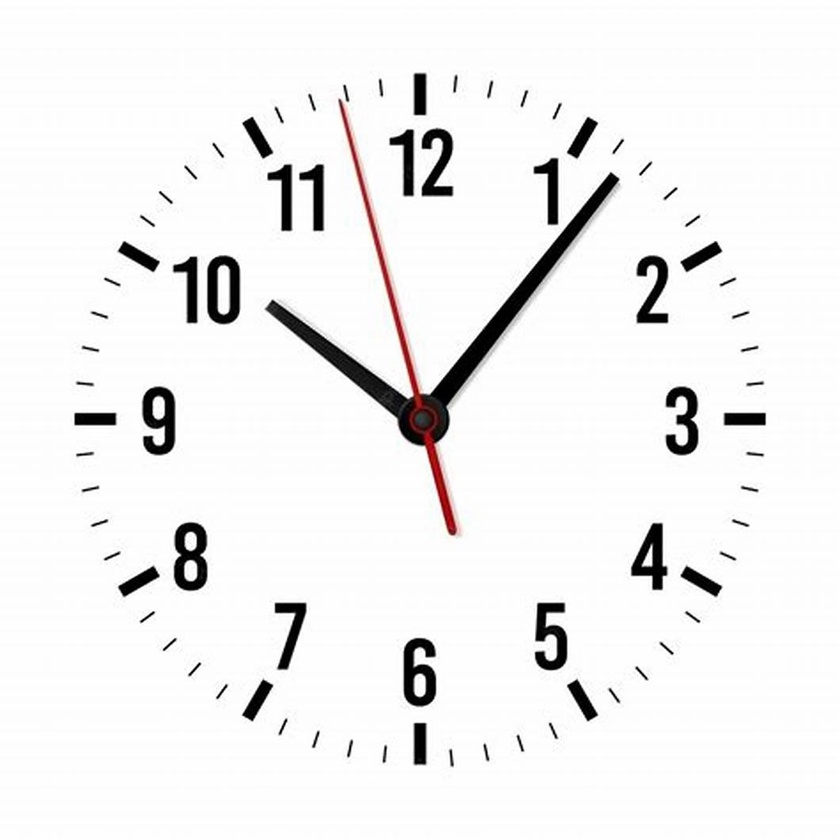
#> input picture 2da Evaluzacion Cordova Gadiel/Reforazamiento/RELOJ4.jpg, 840 x 840 px, shrunk from 1060 x 1060 before the run
$ jupyter execute Reforzamiento2.ipynb
#> lines starting #> are read from the running program, lines starting #| are printed output that depends on the picture
Cod relog

[cell 1]
import cv2
import numpy as np
import matplotlib.pyplot as plt

def numero_a_palabra(numero):
    palabras = ["cero", "una", "dos", "tres", "cuatro", "cinco", "seis", "siete", "ocho", "nueve", "diez",
                "once", "doce", "trece", "catorce", "quince", "dieciséis", "diecisiete", "dieciocho",
                "diecinueve", "veinte", "veintiuno", "veintidós", "veintitrés", "veinticuatro",
                "veinticinco", "veintiséis", "veintisiete", "veintiocho", "veintinueve"]
    if numero < 30:
        return palabras[numero]
    elif numero < 60:
        decenas = ["treinta", "cuarenta", "cincuenta"]
        base = decenas[(numero // 10) - 3]
        resto = numero % 10
        if resto == 0:
            return base
        else:
            return f"{base} y {palabras[resto]}"
    else:
        return str(numero)

def hora_en_palabras(hora, minutos):
    en_punto = ["en punto", "y cinco", "y diez", "y cuarto", "y veinte", "y veinticinco", "y media"]
    menos = ["menos veinticinco", "menos veinte", "menos cuarto", "menos diez", "menos cinco"]

    if minutos == 0:
        return f"{numero_a_palabra(hora)} en punto"
    elif minutos == 15:
        return f"{numero_a_palabra(hora)} y cuarto"
    elif minutos == 30:
        return f"{numero_a_palabra(hora)} y media"
    elif minutos == 45:
        siguiente_hora = (hora + 1) % 12 or 12
        return f"{numero_a_palabra(siguiente_hora)} menos cuarto"
    elif 1 <= minutos < 30:
        return f"{numero_a_palabra(hora)} y {numero_a_palabra(minutos)}"
    elif 31 <= minutos < 60:
        siguiente_hora = (hora + 1) % 12 or 12
        return f"{numero_a_palabra(siguiente_hora)} menos {numero_a_palabra(60 - minutos)}"
    else:
        return f"{numero_a_palabra(hora)} y {numero_a_palabra(minutos)}"


imagen_bgr = cv2.imread('RELOJ4.jpg')
#> imagen_bgr is the input picture: shape (840, 840, 3); mean B, G, R 240.3, 240.3, 240.8
imagen_rgb = cv2.cvtColor(imagen_bgr,cv2.COLOR_BGR2RGB)

gris = cv2.cvtColor(imagen_bgr, cv2.COLOR_BGR2GRAY)
gris = cv2.GaussianBlur(gris, (5, 5), 1)
gris = cv2.equalizeHist(gris)
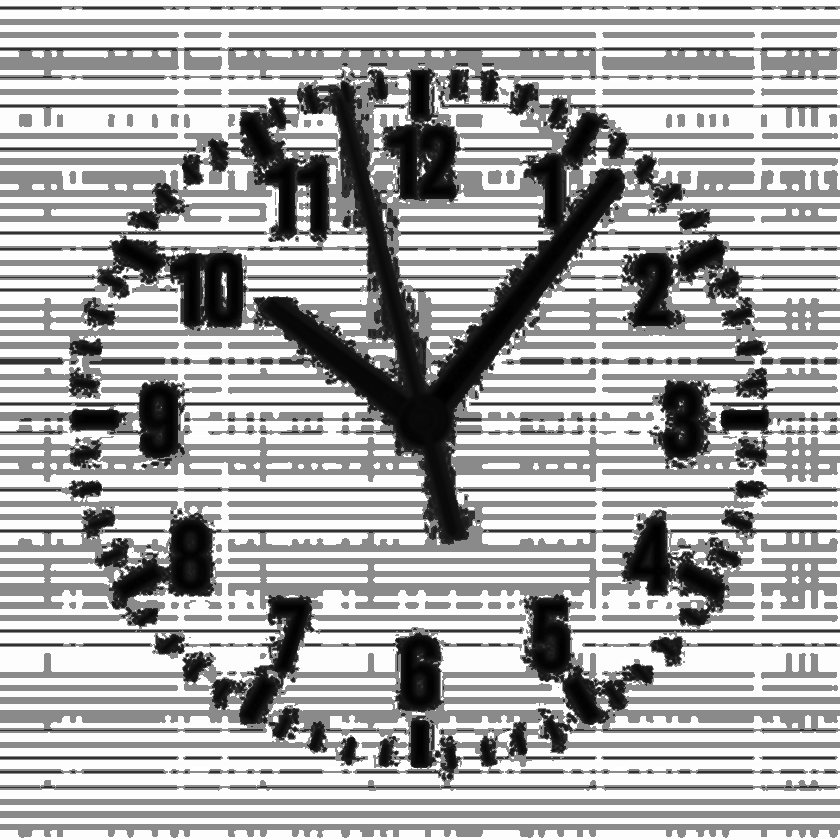
#> gris: shape (840, 840); min 0, max 255, mean 170

imgNorm=cv2.normalize(gris,None,0,255,cv2.NORM_MINMAX).astype(np.uint8)

bordes = cv2.Canny(imgNorm, 50, 150)
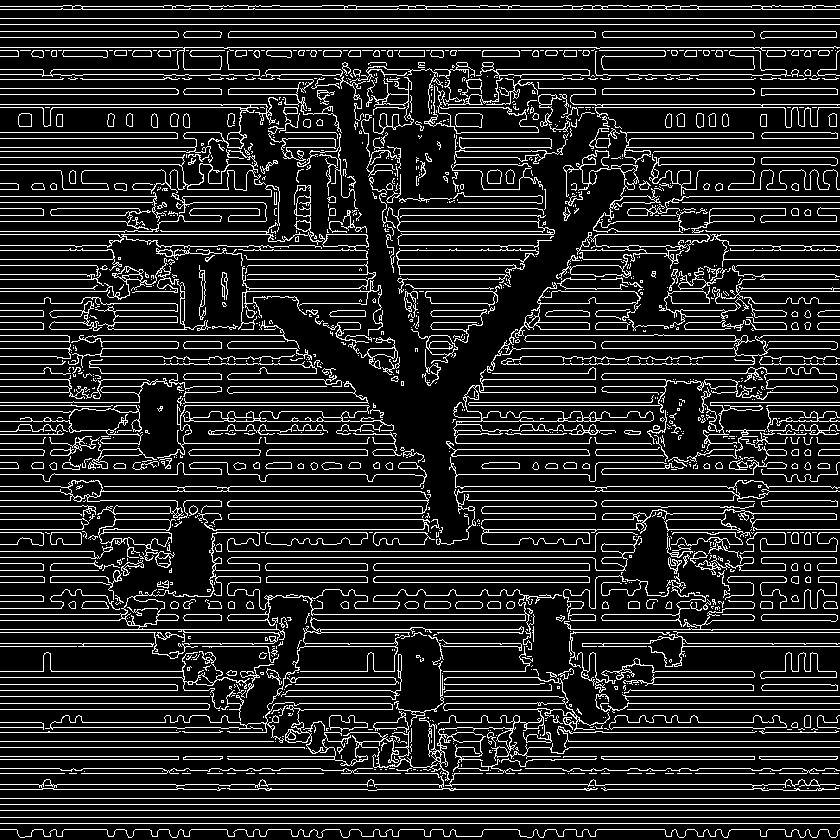
#> bordes: shape (840, 840); 14.6% white in thin lines or dots

# Detección de líneas
lineas = cv2.HoughLinesP(bordes, 1, np.pi/180, threshold=80, minLineLength=50, maxLineGap=10)
#> lineas = 461 rows, first 6: [0, 798, 839, 798], [0, 37, 836, 37], [0, 50, 839, 50], [0, 47, 839, 47], [0, 823, 839, 823], [0, 9, 839, 9]


centro_x = imagen_bgr.shape[1] // 2
#> centro_x = 420
centro_y = imagen_bgr.shape[0] // 2
#> centro_y = 420

def calcular_angulo(x1, y1, x2, y2):
    dist1 = np.hypot(x1 - centro_x, y1 - centro_y)
    dist2 = np.hypot(x2 - centro_x, y2 - centro_y)
    if dist1 > dist2:
        dx = x1 - centro_x
        dy = centro_y - y1
    else:
        dx = x2 - centro_x
        dy = centro_y - y2
    angulo = np.degrees(np.arctan2(dy, dx))
    angulo = (90 - angulo) % 360
    return angulo

manecillas = []
if lineas is not None:
    for linea in lineas:
        x1, y1, x2, y2 = linea[0]
        longitud = np.hypot(x2 - x1, y2 - y1)
        distancia_centro = min(np.hypot(x1 - centro_x, y1 - centro_y),np.hypot(x2 - centro_x, y2 - centro_y))
        # LINEAS CENTRO
        if distancia_centro < 100 and 30 < longitud < 300:
            angulo = calcular_angulo(x1, y1, x2, y2)
            manecillas.append({
                'puntos': (x1, y1, x2, y2),
                'longitud': longitud,
                'angulo': angulo
            })
#> this loop made 461 passes
#> (x1, y1, x2, y2, longitud, distancia_centro, dist1 in calcular_angulo, dist2 in calcular_angulo) on passes 8, 17, 26, 39: (456, 500, 737, 500, 281, 87.73, 87.73, 326.9), (230, 486, 423, 486, 193, 66.07, 201.1, 66.07), (230, 513, 428, 513, 198, 93.34, 211.5, 93.34), (454, 491, 736, 491, 282, 78.72, 78.72, 323.9)
#> (x1, y1, x2, y2, longitud, distancia_centro, angulo) on passes 69, 71, 77, 78, 85, 90: (451, 455, 666, 455, 215, 46.75, 98.1), (177, 405, 375, 405, 198, 47.43, 273.5), (168, 386, 352, 386, 184, 76.03, 277.7), (178, 443, 394, 443, 216, 34.71, 264.6), (93, 379, 333, 379, 240, 96.18, 277.1), (453, 421, 650, 421, 197, 33.02, 90.25)
#> after the loop, manecillas = 31 items

if len(manecillas) >= 3:
     # CORTO LARGO
    manecillas.sort(key=lambda x: x['longitud'])
    horario = manecillas[3]
#> horario = {'puntos': (367, 454, 367, 400), 'longitud': 54, 'angulo': 237.3}
    minutero = manecillas[2]
#> minutero = {'puntos': (378, 491, 429, 491), 'longitud': 51, 'angulo': 210.6}
    segundero = manecillas[-5]
#> segundero = {'puntos': (178, 443, 394, 443), 'longitud': 216, 'angulo': 264.6}

    hora = int((horario['angulo'] / 30) % 12)
#> hora = 7
    minutos = int((minutero['angulo'] / 6) % 60)
#> minutos = 35
    segundos = int((segundero['angulo'] / 6) % 60)
#> segundos = 44

    fraccion_hora = (horario['angulo'] / 30) % 12
#> fraccion_hora = 7.91
    if abs(fraccion_hora - hora) > 0.5:
        hora = (hora + 1) % 12
#> hora = 8

    imagen_resultado = imagen_rgb.copy()
    cv2.circle(imagen_resultado, (centro_x, centro_y), 5, (0, 0, 255), -1)
#> imagen_resultado: shape (840, 840, 3); mean R, G, B 240.8, 240.3, 240.3
    cv2.line(imagen_resultado, (horario['puntos'][0], horario['puntos'][1]), (horario['puntos'][2], horario['puntos'][3]), (0, 0, 255), 5)  # hora azul
    cv2.line(imagen_resultado, (minutero['puntos'][0], minutero['puntos'][1]), (minutero['puntos'][2], minutero['puntos'][3]), (0, 255, 0), 5)  # minutos verde
    cv2.line(imagen_resultado, (segundero['puntos'][0], segundero['puntos'][1]), (segundero['puntos'][2], segundero['puntos'][3]), (255, 0, 0), 2)  # segundos rojo
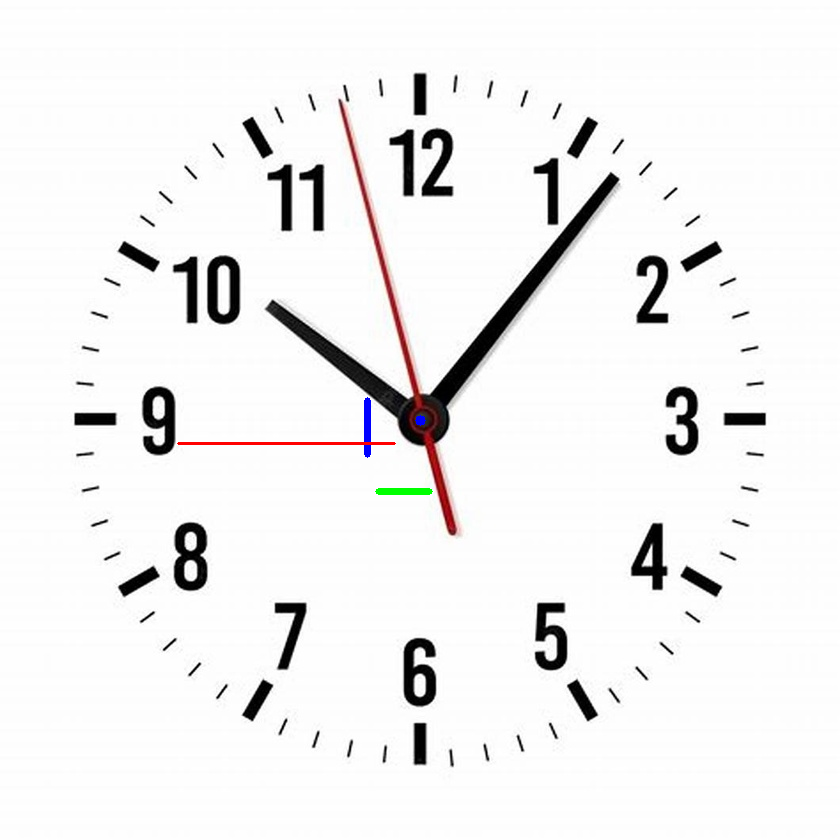
#> imagen_resultado: shape (840, 840, 3); mean R, G, B 240.6, 239.9, 239.9

    plt.figure(figsize=(10, 10))
    plt.imshow(imagen_resultado)
    hora_literal = hora_en_palabras(hora, minutos)
#> in hora_en_palabras, `siguiente_hora = (hora + 1) % 12 or 12`: siguiente_hora = 9
#> hora_literal = 'nueve menos veinticinco'
    segundos_literal = f"{numero_a_palabra(segundos)} segundos"
#> segundos_literal = 'cuarenta y cuatro segundos'

    plt.title(f'Hora: {hora}:{minutos:02d}:{segundos:02d}\n {hora_literal.capitalize()} con {segundos_literal}')
    plt.show()

$ run again, with 2da Evaluzacion Cordova Gadiel/Reforazamiento/RELOJ2.jpg copied over 2da Evaluzacion Cordova Gadiel/Reforazamiento/RELOJ4.jpg
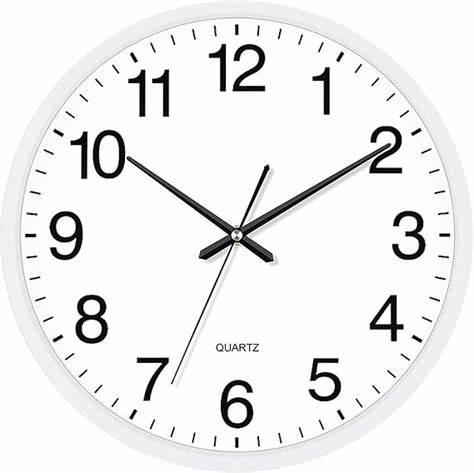
#> input picture 2da Evaluzacion Cordova Gadiel/Reforazamiento/RELOJ2.jpg, 474 x 473 px
#> imagen_bgr is the input picture: shape (473, 474, 3); mean B, G, R 237.6, 237.5, 237.5
#> `bordes = cv2.Canny(imgNorm, 50, 150)`:
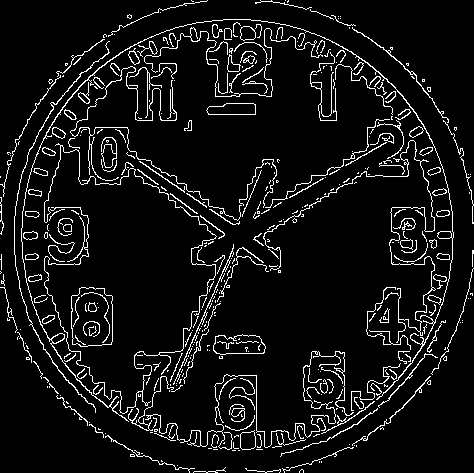
#> bordes: shape (473, 474); 7.4% white in thin lines or dots
#> lineas = 19 rows, first 6: [169, 391, 233, 248], [128, 162, 224, 234], [130, 155, 233, 224], [254, 218, 402, 132], [172, 391, 233, 254], [167, 386, 224, 257]
#> the loop `for linea in lineas:` made 19 passes
#> (x1, y1, x2, y2, longitud, distancia_centro, dist1 in calcular_angulo, dist2 in calcular_angulo) on passes 1, 2, 3, 4, 5, 6, 7, 9: (169, 391, 233, 248, 156.7, 12.65, 169.3, 12.65), (128, 162, 224, 234, 120, 13.15, 131.7, 13.15), (130, 155, 233, 224, 124, 12.65, 134.2, 12.65), (254, 218, 402, 132, 171.2, 24.76, 24.76, 195), (172, 391, 233, 254, 150, 18.44, 168.1, 18.44), (167, 386, 224, 257, 141, 24.7, 165.5, 24.7), (186, 372, 241, 248, 135.7, 12.65, 145.2, 12.65), (254, 239, 366, 172, 130.5, 17.26, 17.26, 144)
#> after the loop `for linea in lineas:`: manecillas = 14 items
#> horario = {'puntos': (130, 151, 208, 200), 'longitud': 92.11, 'angulo': 308.5}
#> minutero = {'puntos': (288, 218, 366, 171), 'longitud': 91.07, 'angulo': 63.26}
#> segundero = {'puntos': (167, 386, 224, 257), 'longitud': 141, 'angulo': 205}
#> hora = 10
#> segundos = 34
#> fraccion_hora = 10.28
#> `cv2.line(imagen_resultado, (segundero['puntos'][0], segundero['puntos'..`:
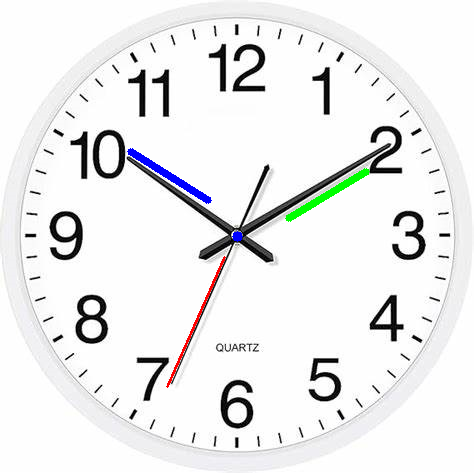
#> imagen_resultado: shape (473, 474, 3); mean R, G, B 235.9, 236.3, 236.5
#> hora_literal = 'diez y diez'
#> segundos_literal = 'treinta y cuatro segundos'
